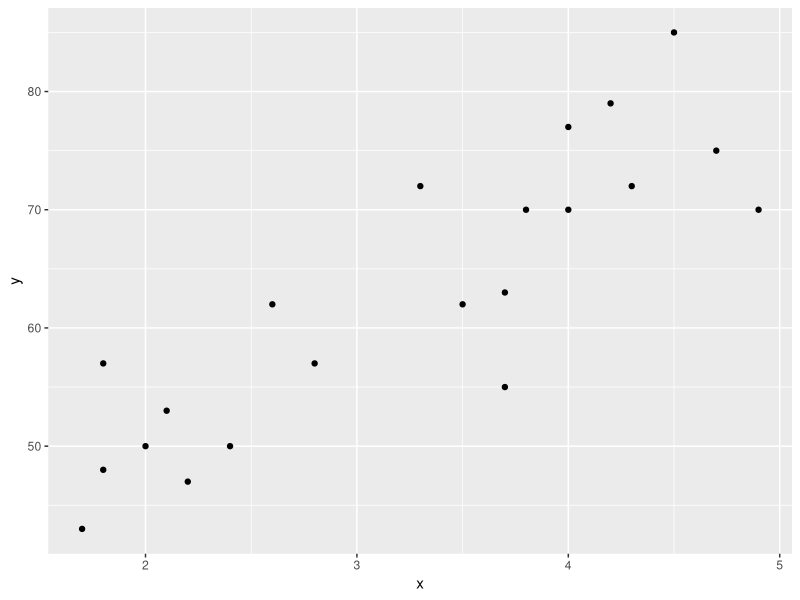

This chart was generated by the following R code:
## ---- chunk 1
library(ggplot2)
## ---- chunk 2
oldfaithful <- read.csv(file='data/1987oldfaithful.csv',header=TRUE,sep=',')
head(oldfaithful)
## ---- chunk 3
x <- oldfaithful$'Duration.of.Eruption'
y <- oldfaithful$'Time.Between.Eruptions'
ggplot(data=oldfaithful, aes(x,y)) + geom_point()
## ---- chunk 4
S <- function(x,y) {
  sum( (x-mean(x))*(y-mean(y)) )
}
## ---- chunk 5
betahat_1 <- S(x,y)/S(x,x) # slope
betahat_0 <- mean(y) - betahat_1*mean(x) # y-intercept
